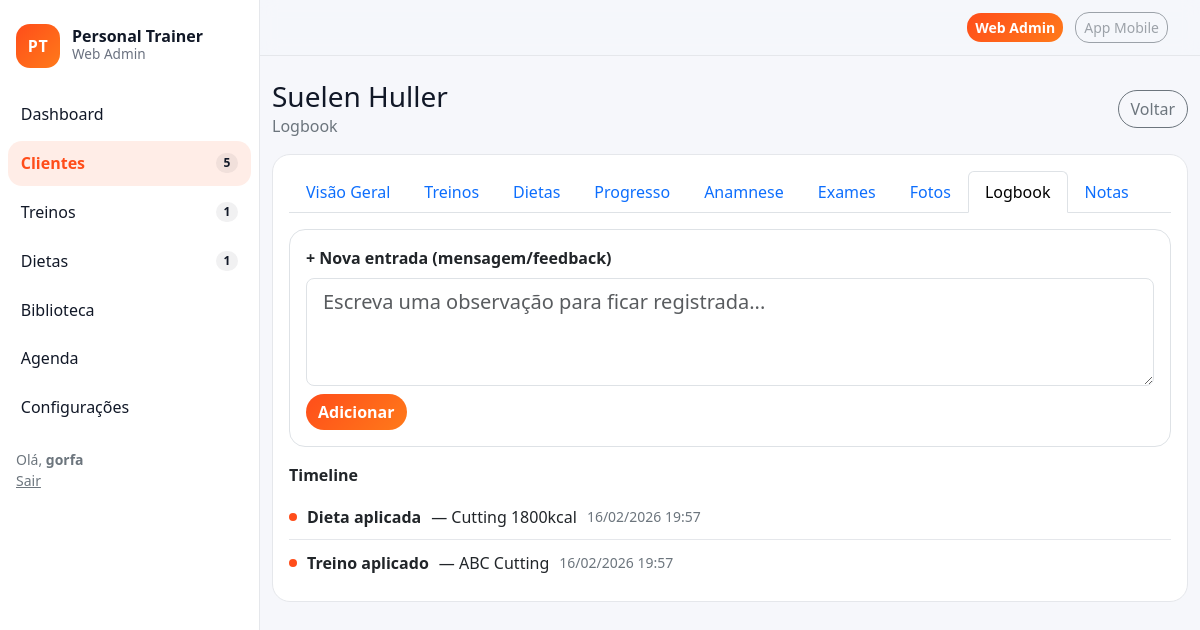
Page /crm/5/logbook/ (signed in) on the committed database.
### crm/models.py (models this page shows, shortened)
class Client(models.Model):
    class Status(models.TextChoices):
        ACTIVE = "active", "Ativo"
        PAUSED = "paused", "Pausado"
        ARCHIVED = "archived", "Arquivado"
    full_name = models.CharField("Nome", max_length=160)
    age = models.PositiveIntegerField("Idade", default=0)
    weight_kg = models.DecimalField("Peso (kg)", max_digits=5, decimal_places=1, default=0)
    height_m = models.DecimalField("Altura (m)", max_digits=4, decimal_places=2, default=0)
    status = models.CharField(max_length=16, choices=Status.choices, default=Status.ACTIVE)
    plan = models.ForeignKey(Plan, on_delete=models.SET_NULL, null=True, blank=True)
    last_activity_at = models.DateField("Última atividade", null=True, blank=True)
    created_at = models.DateTimeField(auto_now_add=True)

### diets/models.py (models this page shows, shortened)
class ClientDiet(models.Model):
    client = models.ForeignKey(Client, on_delete=models.CASCADE, related_name="diets")
    plan = models.ForeignKey(DietPlan, on_delete=models.PROTECT)
    applied_at = models.DateTimeField(auto_now_add=True)
    is_current = models.BooleanField(default=True)

class DietPlan(models.Model):
    name = models.CharField(max_length=120)
    total_kcal = models.PositiveIntegerField(default=0)
    is_active = models.BooleanField(default=True)

### workouts/models.py (models this page shows, shortened)
class ClientWorkout(models.Model):
    client = models.ForeignKey(Client, on_delete=models.CASCADE, related_name="workouts")
    plan = models.ForeignKey(WorkoutPlan, on_delete=models.PROTECT)
    applied_at = models.DateTimeField(auto_now_add=True)
    is_current = models.BooleanField(default=True)

class WorkoutPlan(models.Model):
    name = models.CharField(max_length=120)
    tags = models.CharField(max_length=200, blank=True, help_text="Ex.: Hipertrofia, ABC")
    is_active = models.BooleanField(default=True)

### crm/views.py (the view, shortened to what this page needs)
# urls.py: path("<int:pk>/logbook/", views.ClientLogbookView.as_view(), name="client_logbook"),
class ClientLogbookView(LoginRequiredMixin, TemplateView):
    template_name = "crm/client_logbook.html"
    def get_client(self):
        return get_object_or_404(Client, pk=self.kwargs["pk"])
    def get_context_data(self, **kwargs):
        ctx = super().get_context_data(**kwargs)
        client = self.get_client()
        workouts = client.workouts.select_related("plan").order_by("-applied_at")[:10]
        diets = client.diets.select_related("plan").order_by("-applied_at")[:10]
        progress = client.progress.order_by("-date")[:10]
        files = client.files.order_by("-uploaded_at")[:10]
        notes = client.notes.order_by("-created_at")[:10]
        feedbacks = client.feedbacks.order_by("-created_at")[:10]
        appts = Appointment.objects.filter(client=client).order_by("-starts_at")[:10]
        events = []
        for w in workouts:
            events.append({"ts": w.applied_at, "type": "workout", "obj": w})
        for d in diets:
            events.append({"ts": d.applied_at, "type": "diet", "obj": d})
        for p in progress:
            events.append({"ts": timezone.make_aware(datetime.combine(p.date, time.min)), "type": "progress", "obj": p})
        for f in files:
            events.append({"ts": f.uploaded_at, "type": f.kind, "obj": f})
        for n in notes:
            events.append({"ts": n.created_at, "type": "note", "obj": n})
        for fb in feedbacks:
            events.append({"ts": fb.created_at, "type": "feedback", "obj": fb})
        for a in appts:
            events.append({"ts": a.starts_at, "type": "appointment", "obj": a})
        events = sorted(events, key=lambda x: x["ts"], reverse=True)[:40]
        ctx.update(
            {
                "client": client,
                "events": events,
                "active_tab": "logbook",
            }
        )
        return ctx

### core/context_processors.py (called while the page is built)
def nav_counts(request):
    try:
        return {
            "nav_clients_count": Client.objects.filter(status=Client.Status.ACTIVE).count(),
            "nav_workouts_today": WorkoutPlan.objects.filter(is_active=True).count(),
            "nav_diets_active": DietPlan.objects.filter(is_active=True).count(),
            "nav_alerts_count": Alert.objects.filter(is_open=True).count(),
        }
    except Exception:
        return {"nav_clients_count": 0, "nav_workouts_today": 0, "nav_diets_active": 0, "nav_alerts_count": 0}

### crm/templates/crm/client_logbook.html (shortened to what this page needs)
{% extends "base.html" %}
{% block content %}
<div class="d-flex align-items-center justify-content-between mb-3">
  <div>
    <h1 class="h3 mb-0">{{ client.full_name }}</h1>
    <div class="text-secondary">Logbook</div>
  </div>
  <a class="btn btn-outline-secondary btn-pill" href="{% url 'crm:client_detail' client.pk %}">Voltar</a>
</div>
<div class="card mb-3">
  <div class="card-body">
    {% include "crm/_client_tabs.html" with client=client active_tab=active_tab %}
    <div class="border rounded-4 p-3 mb-3">
      <div class="fw-bold mb-2">+ Nova entrada (mensagem/feedback)</div>
      <form method="post" class="row g-2">
        <div class="col-12">
          <textarea name="text" class="form-control form-control-lg" rows="3" placeholder="Escreva uma observação para ficar registrada..."></textarea>
        </div>
        <div class="col-12">
          <button class="btn btn-brand btn-pill" type="submit">Adicionar</button>
        </div>
      </form>
    </div>
    <div class="fw-bold mb-2">Timeline</div>
    <ul class="activity">
      {% for e in events %}
        <li>
          <span class="dot"></span>
          {% if e.type == 'workout' %}
            <strong>Treino aplicado</strong> — {{ e.obj.plan.name }}
          {% elif e.type == 'diet' %}
            <strong>Dieta aplicada</strong> — {{ e.obj.plan.name }}
          {% elif e.type == 'progress' %}
            <strong>Progresso</strong> — {{ e.obj.date|date:"d/m/Y" }}{% if e.obj.weight_kg %} • {{ e.obj.weight_kg }}kg{% endif %}
          {% elif e.type == 'exam' %}
            <strong>Exame enviado</strong> — <a href="{{ e.obj.file.url }}" target="_blank">{{ e.obj.title|default:e.obj.file.name }}</a>
          {% elif e.type == 'photo' %}
            <strong>Foto enviada</strong> — <a href="{{ e.obj.file.url }}" target="_blank">{{ e.obj.title|default:e.obj.file.name }}</a>
          {% elif e.type == 'note' %}
            <strong>Nota interna</strong> — {{ e.obj.text|truncatechars:80 }}
          {% elif e.type == 'feedback' %}
            <strong>Mensagem</strong> — {{ e.obj.text|truncatechars:120 }}
          {% elif e.type == 'appointment' %}
            <strong>Agenda</strong> — {{ e.obj.title }} <span class="text-secondary">({{ e.obj.starts_at|date:"d/m/Y H:i" }})</span>
          {% endif %}
          <div class="text-secondary small">{{ e.ts|date:"d/m/Y H:i" }}</div>
        </li>
      {% empty %}
        <li><span class="dot"></span> <span class="text-secondary">Sem registros ainda.</span></li>
      {% endfor %}
    </ul>
  </div>
</div>
{% endblock %}

### templates/base.html (shortened to what this page needs)
{% load static %}
<!doctype html>
<html lang="pt-br">
<head>
  <link href="https://cdn.jsdelivr.net/npm/bootstrap@5.3.3/dist/css/bootstrap.min.css" rel="stylesheet">
  <link href="{% static 'css/theme.css' %}" rel="stylesheet">
</head>
<body class="app-body">
  <div class="app-shell">
    <aside class="app-sidebar">
      <div class="px-3 py-4">
        <div class="brand">
          <div class="brand-mark">PT</div>
          <div class="brand-name">
            <div class="brand-title">Personal Trainer</div>
            <div class="brand-sub">Web Admin</div>
          </div>
        </div>
      </div>
      <nav class="nav flex-column px-2">
        <a class="nav-link {% if request.resolver_match.url_name == 'dashboard' %}active{% endif %}"
           href="{% url 'dashboard' %}">
          <span>Dashboard</span>
        </a>
        <a class="nav-link {% if request.path|slice:':5' == '/crm/' %}active{% endif %}"
           href="{% url 'crm:client_list' %}">
          <span>Clientes</span>
          <span class="badge badge-metric">{{ nav_clients_count }}</span>
        </a>
        <a class="nav-link {% if request.path|slice:':9' == '/treinos/' %}active{% endif %}"
           href="{% url 'workouts:workout_list' %}">
          <span>Treinos</span>
          <span class="badge badge-metric">{{ nav_workouts_today }}</span>
        </a>
        <a class="nav-link {% if request.path|slice:':8' == '/dietas/' %}active{% endif %}"
           href="{% url 'diets:diet_list' %}">
          <span>Dietas</span>
          <span class="badge badge-metric">{{ nav_diets_active }}</span>
        </a>
        <a class="nav-link {% if request.path|slice:':12' == '/biblioteca/' %}active{% endif %}"
           href="{% url 'library:exercises' %}">
          <span>Biblioteca</span>
        </a>
        <a class="nav-link {% if request.path|slice:':10' == '/agenda/' %}active{% endif %}"
           href="{% url 'agenda:calendar' %}">
          <span>Agenda</span>
        </a>
        <a class="nav-link {% if request.path|slice:':10' == '/anamnese/' %}active{% endif %}"
           href="{% url 'anamnesis:builder' %}">
          <span>Configurações</span>
        </a>
        <div class="mt-3 px-2 small text-secondary">
          {% if request.user.is_authenticated %}
            Olá, <strong>{{ request.user.get_short_name|default:request.user.username }}</strong><br>
            <a class="link-secondary" href="{% url 'logout' %}">Sair</a>
          {% else %}
            <a class="link-secondary" href="{% url 'login' %}">Entrar</a>
          {% endif %}
        </div>
      </nav>
    </aside>
    <main class="app-main">
      <header class="app-topbar">
        <div class="container-fluid d-flex align-items-center justify-content-end">
          <div class="topbar-switch ms-auto">
            <a class="btn btn-brand btn-sm me-2" href="/admin/">Web Admin</a>
            <span class="btn btn-outline-secondary btn-sm disabled" aria-disabled="true">App Mobile</span>
          </div>
        </div>
      </header>
      <section class="app-content container-fluid py-4">
        {% block content %}{% endblock %}
      </section>
    </main>
  </div>
</body>
</html>

### static/css/theme.css (style rules this page uses)
:root { --brand:#ff4d1a; --brand-2:#ff7a1a; --brand-soft: rgba(255,77,26,.10); --danger:#ff2d55; --bg:#f6f7fb; --text:#111827; --muted:#6b7280; --card:#ffffff; --border:#e5e7eb; --radius:18px; }
* { box-sizing:border-box }
body { font-family: ui-sans-serif, system-ui, -apple-system, Segoe UI, Roboto, Arial, "Apple Color Emoji","Segoe UI Emoji"; }
.app-body { background:var(--bg); color:var(--text); }
.app-shell { display:flex; min-height:100vh; }
.app-sidebar { width:260px; background:#fff; border-right:1px solid var(--border); position:sticky; top:0; height:100vh; }
.brand { display:flex; align-items:center; gap:12px; }
.brand-mark { width:44px; height:44px; border-radius:14px; background:linear-gradient(135deg,var(--brand),var(--brand-2)); color:#fff; display:flex; align-items:center; justify-content:center; font-weight:900; letter-spacing:.5px; }
.brand-title { font-weight:800; line-height:1; }
.brand-sub { color:var(--muted); font-size:.85rem; }
.app-sidebar .nav-link { display:flex; align-items:center; justify-content:space-between; border-radius:14px; padding:.65rem .8rem; color:#111827; margin-bottom:.25rem; }
.app-sidebar .nav-link.active { background:var(--brand-soft); color:var(--brand); font-weight:700; }
.badge-metric { background:rgba(17,24,39,.06); color:#111827; font-weight:700; border-radius:999px; }
.app-main { flex:1; min-width:0; }
.app-topbar { position:sticky; top:0; z-index:10; background:rgba(246,247,251,.9); backdrop-filter: blur(8px); border-bottom:1px solid var(--border); padding:.75rem 0; }
.btn-brand { background:linear-gradient(135deg,var(--brand),var(--brand-2)); border:0; color:#fff; font-weight:800; border-radius:14px; }
.btn-outline-secondary { border-radius:14px; }
.app-content { padding-bottom:40px; }
.card { border:1px solid var(--border); border-radius:var(--radius); }
.activity { list-style:none; padding:0; margin:0; }
.activity li { display:flex; align-items:center; gap:10px; padding:.65rem 0; border-top:1px solid var(--border); }
.activity li:first-child { border-top:0; }
.dot { width:8px; height:8px; border-radius:999px; background:var(--brand); display:inline-block; }
.btn-pill { border-radius:999px; }
.app-topbar { padding: 12px 20px; }
.topbar-switch { margin-left: auto; }

### rows in the picture
Client: full_name "Suelen Huller"
ClientDiet: obj.plan.name "Cutting 1800kcal", ts "16/02/2026 19:57"
ClientWorkout: obj.plan.name "ABC Cutting", ts "16/02/2026 19:57"

### other values in the picture
{{ nav_clients_count }} "5"
{{ nav_workouts_today }} "1"
{{ nav_diets_active }} "1"
{{ request.user.get_short_name|default:request.user.username }} "gorfa"
